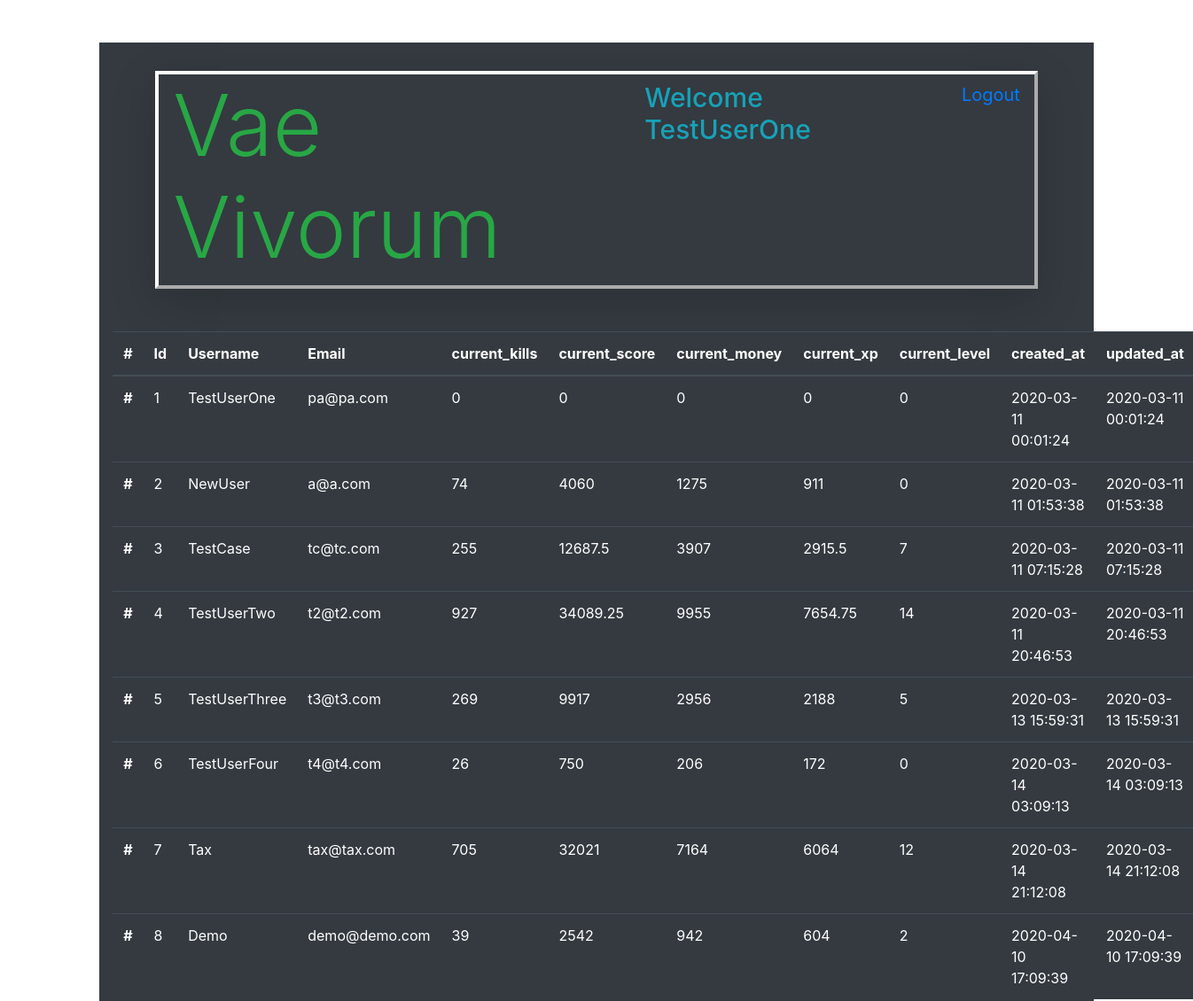
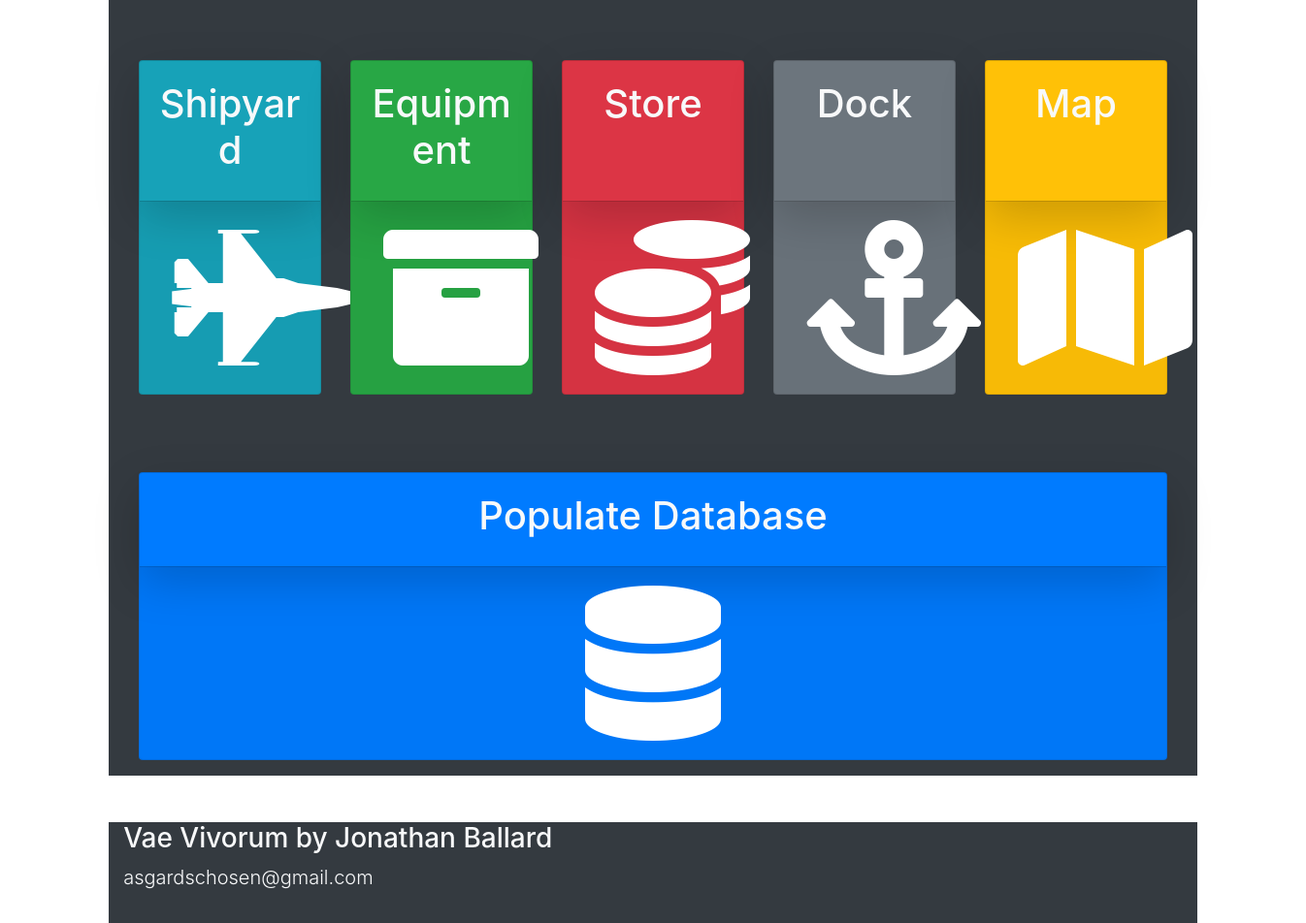
Page /admin (signed in) on the committed database (2 pictures, top to bottom).
### models.py (models this page shows)
class Users(db.Model):
    __tablename__ = "Users"
    id = db.Column(db.Integer, primary_key=True)
    username = db.Column(db.String(255))
    email = db.Column(db.String(255))
    password = db.Column(db.String(255))
    created_at = db.Column(db.DateTime)
    updated_at = db.Column(db.DateTime)
    current_kills = db.Column(db.Integer, default=0)
    current_score = db.Column(db.Integer, default=0)
    current_money = db.Column(db.Integer, default=0)
    current_xp = db.Column(db.Integer, default=0)
    current_level = db.Column(db.Integer, default=0)
    active_ship = db.Column(db.Integer, default=0)
    abilityPointsEarned = db.Column(db.Integer, default=0)
    abilityPointsSpent = db.Column(db.Integer, default = 0)
    passive1 = db.Column(db.Integer, default=0)
    passive2 = db.Column(db.Integer, default=0)
    passive3 = db.Column(db.Integer, default=0)
    passive4 = db.Column(db.Integer, default=0)
    passive5 = db.Column(db.Integer, default=0)
    passive6 = db.Column(db.Integer, default=0)
    passive7 = db.Column(db.Integer, default=0)
    passive8 = db.Column(db.Integer, default=0)
    passive9 = db.Column(db.Integer, default=0)
    passive10 = db.Column(db.Integer, default=0)
    passive11 = db.Column(db.Integer, default=0)
    passive12 = db.Column(db.Integer, default=0)
    passive13 = db.Column(db.Integer, default=0)
    passive14 = db.Column(db.Integer, default=0)
    passive15 = db.Column(db.Integer, default=0)
    passive16 = db.Column(db.Integer, default=0)
    passive17 = db.Column(db.Integer, default=0)
    passive18 = db.Column(db.Integer, default=0)
    passive19 = db.Column(db.Integer, default=0)
    passive20 = db.Column(db.Integer, default=0)
    character_active_ability_id = db.Column(db.Integer, db.ForeignKey("Active_Abilities.id", ondelete="cascade"))
    passive_abilities_this_user_has = db.relationship('User_Character', backref="characters_that_have_this_passive")

### app.py (the view)
@app.route('/admin')
def admin():
    thisUser = Users.query.get(session['id'])
    allUsers = Users.query.all()
    allMaps = Map.query.all()
    if session['id'] != 1 and thisUser.username != "Tax":
        return redirect('/')
    else:
        return render_template('admin.html', thisUser = thisUser, allUsers = allUsers, allMaps = allMaps )

### templates/admin.html (shortened to what this page needs)
<!DOCTYPE html>
<html lang="en">
<head>
    <link rel="stylesheet" href="https://stackpath.bootstrapcdn.com/bootstrap/4.4.1/css/bootstrap.min.css">
    <link rel="stylesheet" href="https://cdnjs.cloudflare.com/ajax/libs/font-awesome/5.11.2/css/all.css" />
    <link rel="stylesheet" type="text/css" href="{{ url_for('static', filename='css/style.css') }}">
</head>
<body>
    <div class="container bg-dark mt-5 text-warning pt-3 col-xl-10">
        <div id="topbar" class="d-flex flex-row mb-5 mx-5 mt-3 vaeBorder shadow-lg">
            <h1 class="display-1 d-inline-flex text-success ml-3">Vae Vivorum</h1>
            <h4 class="ml-auto d-inline-flex mt-2 text-info welcomeText" >Welcome {{ thisUser.username }}</h4>
            <a class="ml-5 d-inline-flex mt-2 mr-3 logoutLink" href="/logout">Logout</a>
        </div>
        <table class="table table-dark">
            <thead>
              <tr>
                <th scope="col">#</th>
                <th scope="col">Id</th>
                <th scope="col">Username</th>
                <th scope="col">Email</th>
                <th scope="col">current_kills</th>
                <th scope="col">current_score</th>
                <th scope="col">current_money</th>
                <th scope="col">current_xp</th>
                <th scope="col">current_level</th>
                <th scope="col">created_at</th>
                <th scope="col">updated_at</th>
              </tr>
            </thead>
            <tbody>
                {% for user in allUsers %}
                <tr>
                    <th scope="row">#</th>
                    <td>{{ user.id }}</td>
                    <td>{{ user.username }}</td>
                    <td>{{ user.email }}</td>
                    <td>{{ user.current_kills }}</td>
                    <td>{{ user.current_score }}</td>
                    <td>{{ user.current_money }}</td>
                    <td>{{ user.current_xp }}</td>
                    <td>{{ user.current_level }}</td>
                    <td>{{ user.created_at }}</td>
                    <td>{{ user.updated_at }}</td>
                </tr>
                {% endfor %}
            </tbody>
          </table>
    <div class="card-deck iconDiv mt-5 p-3 mb-5">
        <div class="card iconCard bg-info">
            <div class="card-body shadow-lg">
                <h1 class="card-title mb-2 text-light text-center">Shipyard</h1>
            </div>
            <div class="card-footer">
                <a href="/ships"><div class="linkIcon"><i class="img-fluid btn fas fa-10x fa-fighter-jet"></i></div></a>
            </div>
        </div>
        <div class="card iconCard bg-success">
            <div class="card-body shadow-lg">
                <h1 class="card-title mb-2 text-light text-center">Equipment</h1>
            </div>
            <div class="card-footer">
                <a href="/equipment"><div class="linkIcon"><i class="img-fluid btn fas fa-10x fa-archive"></i></div></a>
            </div>
        </div>
        <div class="card iconCard bg-danger">
            <div class="card-body shadow-lg">
                <h1 class="card-title mb-2 text-light text-center">Store</h1>
            </div>
            <div class="card-footer">
                <a href="/store"><div class="linkIcon"><i class="img-fluid btn fas fa-10x fa-coins"></i></div></a>
            </div>
        </div>
        <div class="card iconCard bg-secondary">
            <div class="card-body shadow-lg">
                <h1 class="card-title mb-2 text-light text-center">Dock</h1>
            </div>
            <div class="card-footer">
                <a href="/dock"><div class="linkIcon"><i class="img-fluid btn fas fa-10x fa-anchor"></i></div></a>
            </div>
        </div>
        <div class="card iconCard bg-warning">
            <div class="card-body shadow-lg">
                <h1 class="card-title mb-2 text-light text-center">Map</h1>
            </div>
            <div class="card-footer">
                <a href="/map"><div class="linkIcon"><i class="img-fluid btn fas fa-10x fa-map"></i></div></a>
            </div>
        </div>
    </div>
    <div class="card-deck iconDiv mt-5 p-3 mb-5">
        <div class="card iconCard bg-primary">
            <div class="card-body shadow-lg">
                <h1 class="card-title mb-2 text-light text-center">Populate Database</h1>
            </div>
            <div class="card-footer">
                <a href="/populateDatabase"><div class="linkIcon"><i class="img-fluid btn fas fa-10x fa-database"></i></div></a>
            </div>
        </div>
    </div>
    </div>
<div id="bottombar" class="container bg-dark col-xl-10 mt-5 pb-3 text-light">
    <h3>Vae Vivorum by Jonathan Ballard</h3>
    <p class="lead">asgardschosen@gmail.com</p>
</div>
</body>
</html>

### static/css/style.css (style rules this page uses)
.linkIcon { display: block; text-align: center; }
.fas { color: white; }
.vaeBorder { border: 4px outset white; }
.logoutLink { font-size: 20px; }
.welcomeText { font-size: 30px; }

### rows in the picture
Users: username "TestUserOne", id "1", email "pa@pa.com", current_kills "0", current_score "0", current_money "0", current_xp "0", current_level "0", created_at "2020-03-11 00:01:24", updated_at "2020-03-11 00:01:24"
Users: id "2", username "NewUser", email "a@a.com", current_kills "74", current_score "4060", current_money "1275", current_xp "911", current_level "0", created_at "2020-03-11 01:53:38", updated_at "2020-03-11 01:53:38"
Users: id "3", username "TestCase", email "tc@tc.com", current_kills "255", current_score "12687.5", current_money "3907", current_xp "2915.5", current_level "7", created_at "2020-03-11 07:15:28", updated_at "2020-03-11 07:15:28"
Users: id "4", username "TestUserTwo", email "t2@t2.com", current_kills "927", current_score "34089.25", current_money "9955", current_xp "7654.75", current_level "14", created_at "2020-03-11 20:46:53", updated_at "2020-03-11 20:46:53"
Users: id "5", username "TestUserThree", email "t3@t3.com", current_kills "269", current_score "9917", current_money "2956", current_xp "2188", current_level "5", created_at "2020-03-13 15:59:31", updated_at "2020-03-13 15:59:31"
Users: id "6", username "TestUserFour", email "t4@t4.com", current_kills "26", current_score "750", current_money "206", current_xp "172", current_level "0", created_at "2020-03-14 03:09:13", updated_at "2020-03-14 03:09:13"
Users: id "7", username "Tax", email "tax@tax.com", current_kills "705", current_score "32021", current_money "7164", current_xp "6064", current_level "12", created_at "2020-03-14 21:12:08", updated_at "2020-03-14 21:12:08"
Users: id "8", username "Demo", email "demo@demo.com", current_kills "39", current_score "2542", current_money "942", current_xp "604", current_level "2", created_at "2020-04-10 17:09:39", updated_at "2020-04-10 17:09:39"
